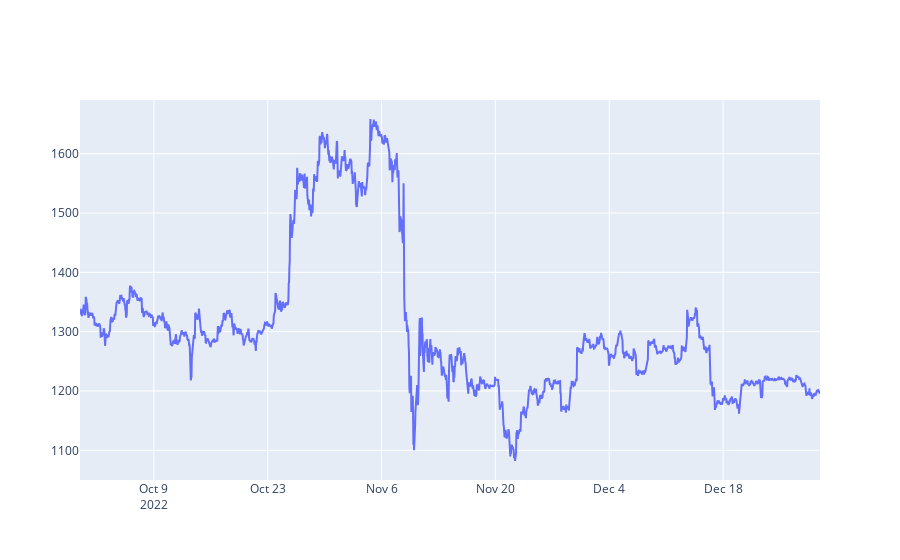
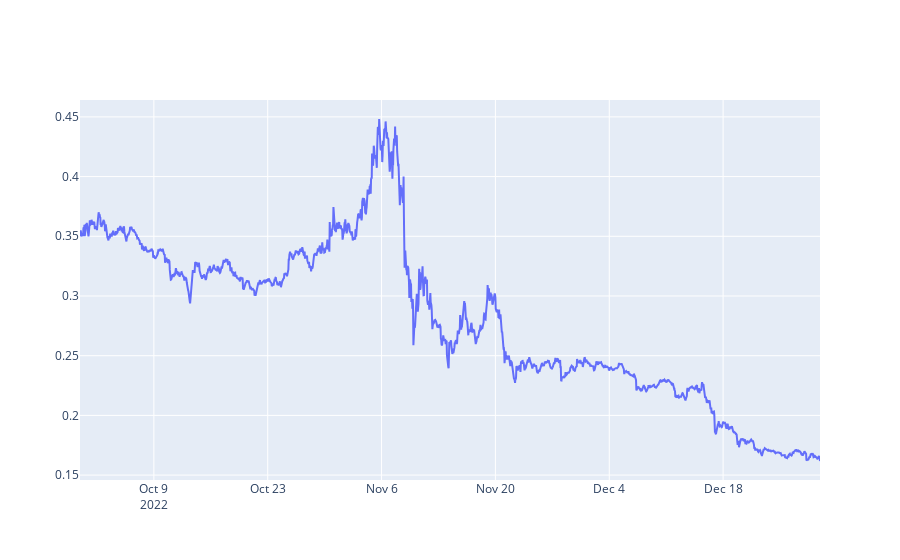

The cell these charts' notebook holds for them, in order:
### Code cell
( getLine(getRates('ETH-USD',  '3mo',  '1h')) )
( getLine(getRates('ALGO-USD',  '3mo',  '1h')) )

### Figure 1 — Plotly figure (JSON) as saved in the notebook; plotly's stock layout.template omitted (floating-point values rounded to 4 significant figures; data arrays with more than 128 entries replaced by an {"elided": "..."} marker saying what was removed)
{"data": [{"x": {"elided": "2183 str values"}, "y": {"elided": "2183 float values"}, "type": "scatter"}], "layout": {"xaxis": {"type": "date", "range": ["2022-09-29 22:00", "2022-12-29 22:00"], "autorange": true}, "yaxis": {"type": "linear", "range": [1050.0, 1691.0], "autorange": true}, "autosize": true}}

### Figure 2 — Plotly figure (JSON) as saved in the notebook; plotly's stock layout.template omitted (floating-point values rounded to 4 significant figures; data arrays with more than 128 entries replaced by an {"elided": "..."} marker saying what was removed)
{"data": [{"x": {"elided": "2185 str values"}, "y": {"elided": "2185 float values"}, "type": "scatter"}], "layout": {"xaxis": {"type": "date", "range": ["2022-09-29 22:00", "2022-12-29 22:00"], "autorange": true}, "yaxis": {"type": "linear", "range": [0.1459, 0.4642], "autorange": true}, "autosize": true}}
